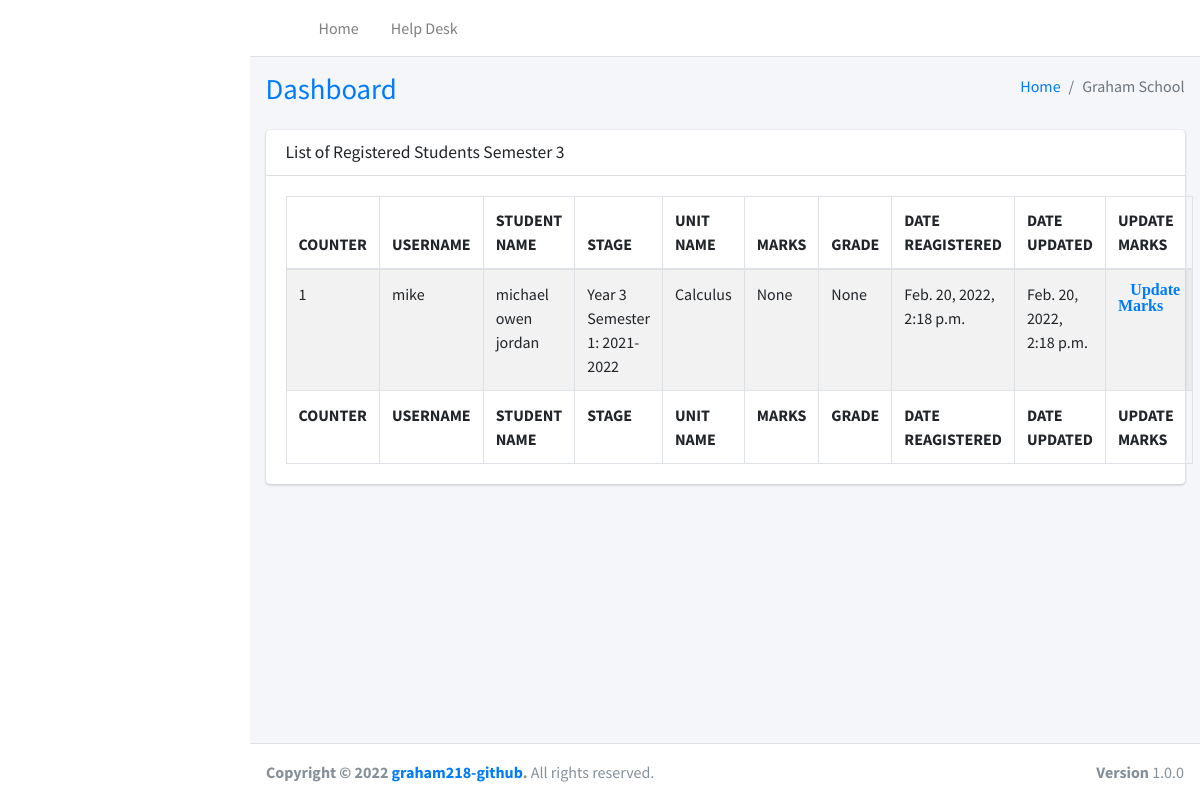
Page /school/list_registered_units3/ on the earlier database version.
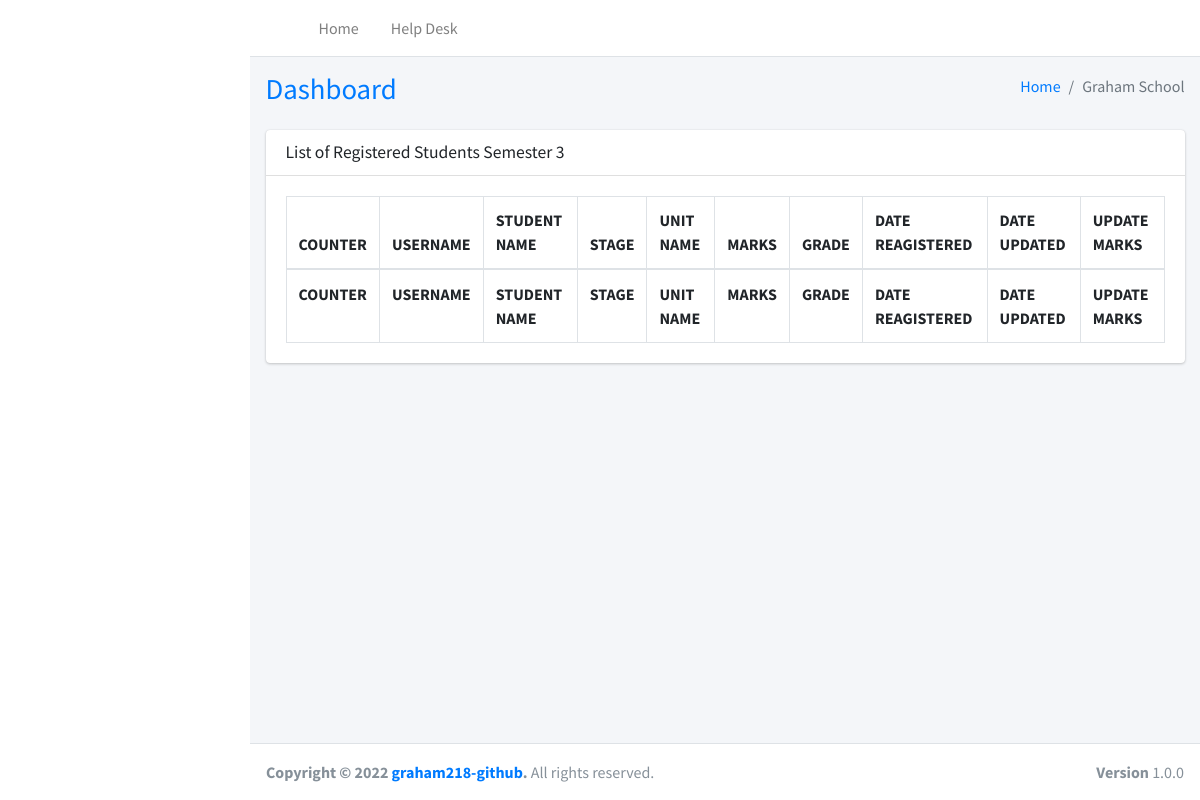
Same page on the later database version.
### school/models.py (models this page shows, shortened)
class marks_yr3(models.Model):
    user = models.ForeignKey(User, max_length=255, on_delete=models.CASCADE, blank=True)
    full_name = models.CharField(max_length=255, blank=True, null=True)
    stage = models.ForeignKey(Stages, max_length=255, on_delete=models.CASCADE, blank=False)
    unit_or_subject_name = models.ForeignKey(Units, max_length=255, on_delete=models.CASCADE, blank=False)
    marks = models.CharField(max_length=255, blank=True, null=True)
    grade = models.CharField(max_length=255, blank=True, null=True)
    date_created = models.DateTimeField(
        null=True, blank=True, auto_now_add=True)
    date_updated = models.DateTimeField(null=True, blank=True, auto_now=True)

class Stages(models.Model):
    year = models.CharField(max_length=255, blank=True, null=True)
    def __str__(self):
        return self.year

class Units(models.Model):
    unit_name = models.CharField(max_length=255, blank=True, null=True)
    date_created = models.DateTimeField(
        null=True, blank=True, auto_now_add=True)
    date_updated = models.DateTimeField(null=True, blank=True, auto_now=True)
    def __str__(self):
        return self.unit_name

### custom_user/models.py (models this page shows)
class User(AbstractUser):
    first_name=models.CharField(max_length=255, blank=False, null=False, default="John")
    middle_name=models.CharField(max_length=255, blank=False, null=False, default="Doe")
    last_name=models.CharField(max_length=255, blank=False, null=False, default="Smith")
    profile_photo = models.ImageField(upload_to="profile_pics/", blank=True)
    is_admin = models.BooleanField(default=False)
    is_student = models.BooleanField(default=False)
    is_lecturer = models.BooleanField(default=False)
    is_supplier = models.BooleanField(default=False)
    is_non_staff = models.BooleanField(default=False)

### school/my_views.py (the view)
# urls.py: path('list_registered_units3/', my_views.list_registered_units3, name='list_registered_units3'),
def list_registered_units3(request):
    title = 'List of Registered Students Semester 3'
    queryset = marks_yr3.objects.all()
    context = {
        "title": title,
        "queryset": queryset,
    }
    return render(request, "units/list_registered_units/list_registered_units_yr3.html", context)

### school/templates/units/list_registered_units/list_registered_units_yr3.html (shortened to what this page needs)
{% extends 'index2.html' %}
{% load static %}
{% block content %}
<section class="content">
  <div class="container-fluid">
    <div class="row">
      <div class="col-12">
        <div class="card">
          <div class="card-header">
            <h3 class="card-title">{{title}}</h3>
          </div>
          <div class="card-body">
            <table id="faculty" class="table table-bordered table-striped">
              <thead>
                <tr>
                <tr>
                  <th> COUNTER </th>
                  <th> USERNAME </th>
                  <th> STUDENT NAME </th>
                  <th> STAGE </th>
                  <th> UNIT NAME </th>
                  <th> MARKS </th>
                  <th> GRADE </th>
                  <th> DATE REAGISTERED </th>
                  <th> DATE UPDATED </th>
                  <th>UPDATE MARKS</th>
                </tr>
              </thead>
              <tbody>
                {% for instance in queryset %}
                <tr>
                  <td>{{forloop.counter}}</td>
                  <td>{{instance.user}}</td>
                  <td>{{instance.full_name}}</td>
                  <td>{{instance.stage}}</td>
                  <td>{{instance.unit_or_subject_name}}</td>
                  <td>{{instance.marks}}</td>
                  <td>{{instance.grade}}</td>
                  <td>{{instance.date_created}}</td>
                  <td>{{instance.date_updated}}</td>
                  <td><a class="fa fa-edit" href="{% url 'school:insert_marks' instance.id%}">Update
                      Marks</a></td>
                </tr>
                {% endfor %}
              </tbody>
              <tfoot>
                <tr>
                  <th> COUNTER </th>
                  <th> USERNAME </th>
                  <th> STUDENT NAME </th>
                  <th> STAGE </th>
                  <th> UNIT NAME </th>
                  <th> MARKS </th>
                  <th> GRADE </th>
                  <th> DATE REAGISTERED </th>
                  <th> DATE UPDATED </th>
                  <th>UPDATE MARKS</th>
                </tr>
              </tfoot>
            </table>
          </div>
        </div>
      </div>
    </div>
  </div>
</section>
{% endblock content %}

Differences in the rows shown:
removed marks_yr3: user "mike", full_name "michael owen jordan", stage "Year 3 Semester 1: 2021-2022", unit_or_subject_name "Calculus", marks "None", grade "None", date_created "Feb. 20, 2022, 2:18 p.m.", date_updated "Feb. 20, 2022, 2:18 p.m."
